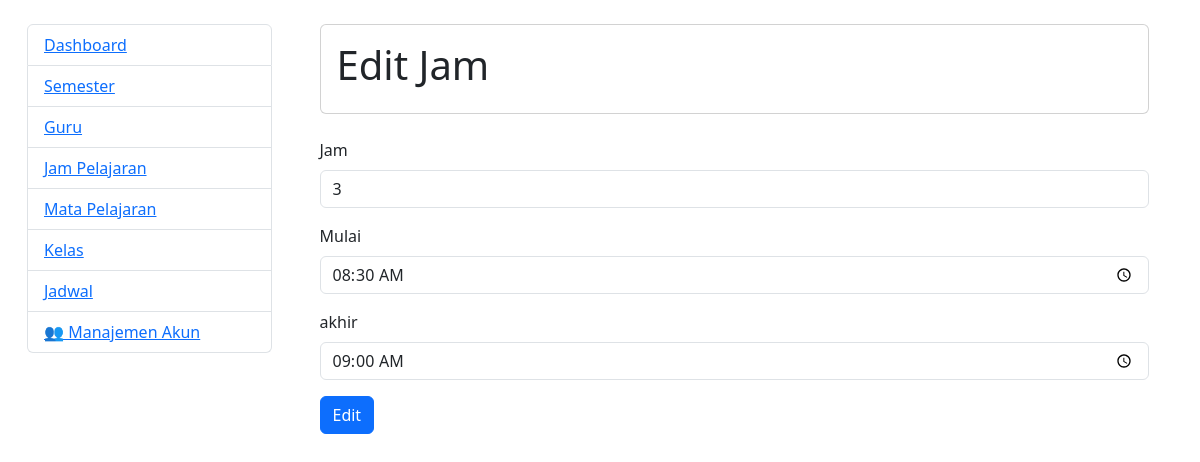
The app's page /edit_jam.php?id_jam=9 with its own data.
### tables this page shows
CREATE TABLE `jam` (
  `id_jam` int(11) NOT NULL,
  `jam` varchar(30) NOT NULL,
  `mulai` varchar(30) NOT NULL,
  `akhir` varchar(30) NOT NULL
);

### edit_jam.php (the view, shortened to what this page needs)
<!DOCTYPE html>
<html lang="en">
<head>
    <link rel="stylesheet" href="https://cdn.jsdelivr.net/npm/bootstrap@4.5.3/dist/css/bootstrap.min.css"
>
    <link rel="stylesheet" type="text/css" href="https://cdn.datatables.net/1.10.20/css/jquery.dataTables.css">
</head>
<body>
    <br>
    <div class="row col-12">
        <div class="col-3">
            <div class="container">
                <ul class="list-group">
                    <?php include 'menu.php'; ?>
                </ul>
            </div>
        </div>
        <div class="col-9">
            <div class="container">
                <div class="card">
                    <div class="card-body">
                        <h1 class="card-title">Edit Jam</h1>
                    </div>
                </div>
                <br>
                <?php
                    $koneksi = mysqli_connect("localhost", "root", "", "jadwal");
                    $id_jam = $_GET['id_jam'];
                    $jam = mysqli_query($koneksi, "select * from jam where id_jam='$id_jam'");
                    $jam = mysqli_fetch_array($jam);
                ?>
                <form method="post" action="proses_edit_jam.php">
                    <div class="form-group">
                        <label for="exampleInputEmail1">Jam</label>
                        <input type="number" class="form-control" name="jam" value="<?php echo $jam['jam']; ?>">
                    </div>
                    <div class="form-group">
                        <label for="exampleInputEmail1">Mulai</label>
                        <input type="time" class="form-control" name="mulai"  value="<?php echo $jam['mulai']; ?>">
                    </div>
                    <div class="form-group">
                        <label for="exampleInputEmail1">akhir</label>
                        <input type="time" class="form-control" name="akhir"  value="<?php echo $jam['akhir']; ?>">
                    </div>
                    <button type="submit" class="btn btn-primary">Edit</button>
                </form>
            </div>
        </div>
    </div>
</body>
</html>

### records on screen
jam: jam "3", mulai "08:30", akhir "09:00"
